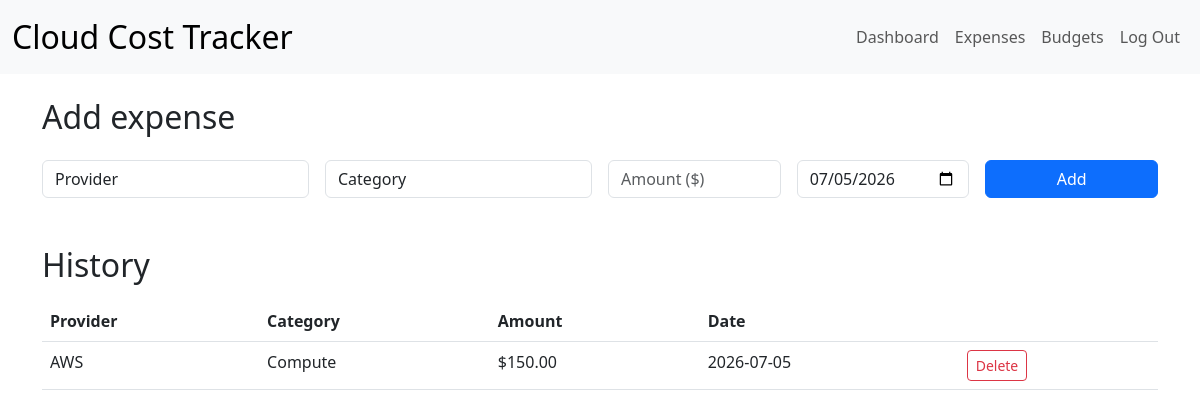
Screenshot of /expenses (signed in) with the database file from the repository.
### tables this page shows
CREATE TABLE expenses (
    id INTEGER PRIMARY KEY AUTOINCREMENT NOT NULL,
    user_id INTEGER NOT NULL,
    provider_id INTEGER NOT NULL,
    category TEXT NOT NULL,
    amount NUMERIC NOT NULL,
    expense_date DATE NOT NULL,
    FOREIGN KEY (user_id) REFERENCES users(id),
    FOREIGN KEY (provider_id) REFERENCES providers(id)
);

CREATE TABLE providers (
    id INTEGER PRIMARY KEY AUTOINCREMENT NOT NULL,
    name TEXT NOT NULL
);

### app.py (the view)
@app.route("/expenses", methods=["GET", "POST"])
@login_required
def expenses():
    user_id = session["user_id"]
    if request.method == "POST":
        provider_id = request.form.get("provider_id")
        category = request.form.get("category")
        amount = request.form.get("amount")
        expense_date = request.form.get("expense_date")
        if not provider_id:
            return apology("must select a provider", 400)
        if category not in CATEGORIES:
            return apology("invalid category", 400)
        try:
            amount = float(amount)
        except (TypeError, ValueError):
            return apology("amount must be a number", 400)
        if amount <= 0:
            return apology("amount must be positive", 400)
        if not expense_date:
            return apology("must provide a date", 400)
        db.execute(
            """
            INSERT INTO expenses (user_id, provider_id, category, amount, expense_date)
            VALUES (?, ?, ?, ?, ?)
            """,
            user_id, provider_id, category, amount, expense_date,
        )
        return redirect("/expenses")
    else:
        providers = db.execute("SELECT * FROM providers")
        lista = db.execute(
            """
            SELECT expenses.id, providers.name AS provider, expenses.category,
                   expenses.amount, expenses.expense_date
            FROM expenses
            JOIN providers ON expenses.provider_id = providers.id
            WHERE expenses.user_id = ?
            ORDER BY expenses.expense_date DESC
            """,
            user_id,
        )
        return render_template(
            "expenses.html",
            providers=providers,
            categories=CATEGORIES,
            lista=lista,
            hoje=date.today().isoformat(),
        )

### app.py (called while the page is built)
@app.after_request
def after_request(response):
    response.headers["Cache-Control"] = "no-cache, no-store, must-revalidate"
    response.headers["Expires"] = 0
    response.headers["Pragma"] = "no-cache"
    return response

### helpers.py (called while the page is built)
def login_required(f):
    @functools.wraps(f)
    def decorated_function(*args, **kwargs):
        if session.get("user_id") is None:
            return redirect("/login")
        return f(*args, **kwargs)
    return decorated_function

### templates/expenses.html (shortened to what this page needs)
{% extends "layout.html" %}
{% block main %}
    <h2 class="mb-4">Add expense</h2>
    <form action="/expenses" method="post" class="row g-3 mb-5">
        <div class="col-md-3">
            <select class="form-control" name="provider_id" required>
                <option value="" disabled selected>Provider</option>
            </select>
        </div>
        <div class="col-md-3">
            <select class="form-control" name="category" required>
                <option value="" disabled selected>Category</option>
            </select>
        </div>
        <div class="col-md-2">
            <input type="number" step="0.01" min="0.01" class="form-control" name="amount" placeholder="Amount ($)" required>
        </div>
        <div class="col-md-2">
            <input type="date" class="form-control" name="expense_date" value="{{ hoje }}" required>
        </div>
        <div class="col-md-2">
            <button type="submit" class="btn btn-primary w-100">Add</button>
        </div>
    </form>
    <h2 class="mb-3">History</h2>
    <table class="table">
        <thead>
            <tr>
                <th>Provider</th>
                <th>Category</th>
                <th>Amount</th>
                <th>Date</th>
                <th></th>
            </tr>
        </thead>
        <tbody>
            {% for item in lista %}
                <tr>
                    <td>{{ item.provider }}</td>
                    <td>{{ item.category }}</td>
                    <td>${{ "%.2f"|format(item.amount) }}</td>
                    <td>{{ item.expense_date }}</td>
                    <td><a href="/expenses/delete/{{ item.id }}" class="btn btn-sm btn-outline-danger">Delete</a></td>
                </tr>
            {% endfor %}
        </tbody>
    </table>
{% endblock %}

### templates/layout.html (shortened to what this page needs)
<!DOCTYPE html>
<html lang="en">
<head>
    <link href="https://cdn.jsdelivr.net/npm/bootstrap@5.3.0/dist/css/bootstrap.min.css" rel="stylesheet">
    <link href="/static/styles.css" rel="stylesheet">
</head>
<body>
    <nav class="navbar navbar-expand-md navbar-light bg-light">
        <div class="container-fluid">
            <a class="navbar-brand" href="/">Cloud Cost Tracker</a>
            <ul class="navbar-nav ms-auto flex-row">
                {% if session.user_id %}
                    <li class="nav-item"><a class="nav-link" href="/">Dashboard</a></li>
                    <li class="nav-item"><a class="nav-link" href="/expenses">Expenses</a></li>
                    <li class="nav-item"><a class="nav-link" href="/budgets">Budgets</a></li>
                    <li class="nav-item"><a class="nav-link" href="/logout">Log Out</a></li>
                {% else %}
                    <li class="nav-item"><a class="nav-link" href="/register">Register</a></li>
                    <li class="nav-item"><a class="nav-link" href="/login">Log In</a></li>
                {% endif %}
            </ul>
        </div>
    </nav>
    <main class="container py-4">
        {% block main %}{% endblock %}
    </main>
</body>
</html>

### static/styles.css (style rules this page uses)
nav .navbar-brand { font-size: xx-large; }

### rows the page displays
expenses: provider "AWS", category "Compute", amount "150.00", expense_date "2026-07-05"
